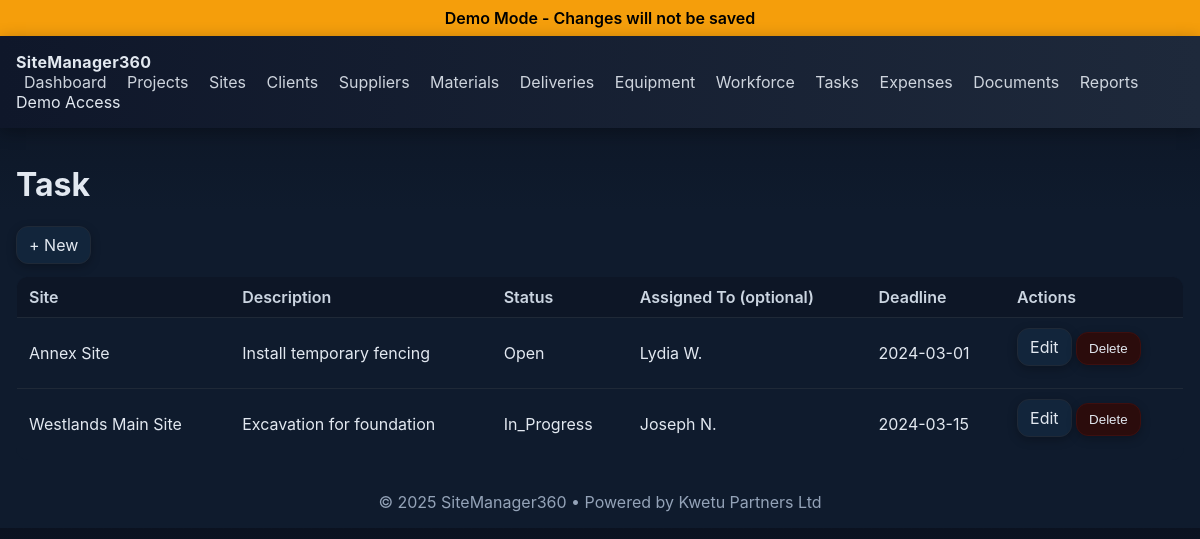
The page /tasks on the database its author committed.
### app.py (models this page shows)
class Task(db.Model):
    id = db.Column(db.Integer, primary_key=True)
    site_id = db.Column(db.Integer, db.ForeignKey("site.id"), nullable=False)
    description = db.Column(db.String(250), nullable=False)
    status = db.Column(db.String(50), default="Open")
    assigned_to = db.Column(db.Integer, db.ForeignKey("worker.id"), nullable=True)
    deadline = db.Column(db.Date)
    created_at = db.Column(db.DateTime, default=datetime.utcnow)
    site = db.relationship("Site", backref="tasks", lazy=True)
    worker = db.relationship("Worker", foreign_keys=[assigned_to], uselist=False)

class Site(db.Model):
    id = db.Column(db.Integer, primary_key=True)
    project_id = db.Column(db.Integer, db.ForeignKey("project.id"), nullable=False)
    name = db.Column(db.String(150), nullable=False)
    location = db.Column(db.String(150))
    manager_id = db.Column(db.Integer, db.ForeignKey("worker.id"), nullable=True)
    start_date = db.Column(db.Date)
    end_date = db.Column(db.Date)
    status = db.Column(db.String(50), default="Active")
    manager = db.relationship("Worker", foreign_keys=[manager_id], uselist=False)

class Worker(db.Model):
    id = db.Column(db.Integer, primary_key=True)
    name = db.Column(db.String(120), nullable=False)
    role = db.Column(db.String(120))
    phone = db.Column(db.String(50))
    assigned_site_id = db.Column(db.Integer, db.ForeignKey("site.id"), nullable=True)
    hired_date = db.Column(db.Date)

### app.py (the view)
@app.route("/tasks")
@login_required
def tasks():
    items = Task.query.order_by(Task.created_at.desc()).all()
    return render_template("tasks_list.html", items=items, sites=Site.query.all(), workers=Worker.query.all())

### app.py (called while the page is built)
def is_demo():
    return DEMO_MODE

def login_required(view_func):
    @wraps(view_func)
    def wrapped(*args, **kwargs):
        if is_demo():
            demo_user = User.query.order_by(User.id.asc()).first()
            if demo_user and not session.get("user_id"):
                session["user_id"] = demo_user.id
        if not session.get("user_id"):
            return redirect(url_for("login", next=request.path))
        return view_func(*args, **kwargs)
    return wrapped

@app.context_processor
def inject_demo_mode():
    return {"demo_mode": is_demo()}

@app.before_request
def block_post_in_demo():
    if is_demo():
        demo_user = User.query.order_by(User.id.asc()).first()
        if demo_user and not session.get("user_id") and request.endpoint != "static":
            session["user_id"] = demo_user.id
        if request.method == "POST":
            flash("Demo Mode: Action simulated successfully.", "info")
            return redirect(request.referrer or url_for("dashboard"))

### templates/tasks_list.html (shortened to what this page needs)
{% extends "base.html" %}
{% block content %}
<h1>Task</h1>
<div class="actions"><a class="btn" href="{{ url_for('tasks_new') }}">+ New</a></div>
<table class="table">
  <thead><tr><th>Site</th><th>Description</th><th>Status</th><th>Assigned To (optional)</th><th>Deadline</th><th>Actions</th></tr></thead>
  <tbody>
  {% for item in items %}
    <tr>
      <td>{{ item.site.name if item.site else '' }}</td><td>{{ item.description }}</td><td>{{ item.status }}</td><td>{{ item.worker.name if item.worker else '' }}</td><td>{{ item.deadline.strftime('%Y-%m-%d') if item.deadline else '' }}</td>
      <td class="actions">
        <a class="btn" href="{{ url_for('tasks_edit', id=item.id) }}">Edit</a>
        {% if demo_mode %}
          <button class="btn danger" type="button" disabled title="Disabled in demo">Delete</button>
        {% else %}
          <form method="post" action="{{ url_for('tasks_delete', id=item.id) }}" onsubmit="return confirm('Delete?');" style="display:inline">
            <button class="btn danger" type="submit">Delete</button>
          </form>
        {% endif %}
      </td>
    </tr>
  {% endfor %}
  </tbody>
</table>
{% endblock %}

### static/style.css (style rules this page uses)
:root { --top-a:#0f172a; --top-b:#1e293b; --accent:#38bdf8; --surface:#0b1220; --surface2:#0f1b2d; --border:#1f2937; --text:#e2e8f0; --muted:#94a3b8; --success:#16a34a; --info:#1d4ed8; --danger:#dc2626; }
* { box-sizing:border-box }
body { margin:0; background:linear-gradient(180deg,var(--surface),var(--surface2) 40%); color:var(--text); font-family:Inter,system-ui,Segoe UI,Roboto,Arial,sans-serif; }
.table { width:100%; border-collapse:collapse; background:#0f1b2d; border:1px solid var(--border); border-radius:12px; overflow:hidden }
.table th,.table td { padding:10px 12px; border-bottom:1px solid var(--border); text-align:left }
.table th { font-weight:600; color:#cbd5e1; background:#0d1626 }
.actions .btn { margin-bottom:12px }
.btn { display:inline-block; padding:8px 12px; border-radius:12px; border:1px solid var(--border); background:#12253b; color:var(--text); text-decoration:none; cursor:pointer; box-shadow:0 3px 10px rgba(0,0,0,.25) }
.btn.danger { background:#2b0c0c; border-color:#3d0f0f }

### rows shown on the page
Task: site "Annex Site", description "Install temporary fencing", status "Open", worker "Lydia W.", deadline "2024-03-01"
Task: site "Westlands Main Site", description "Excavation for foundation", status "In_Progress", worker "Joseph N.", deadline "2024-03-15"
